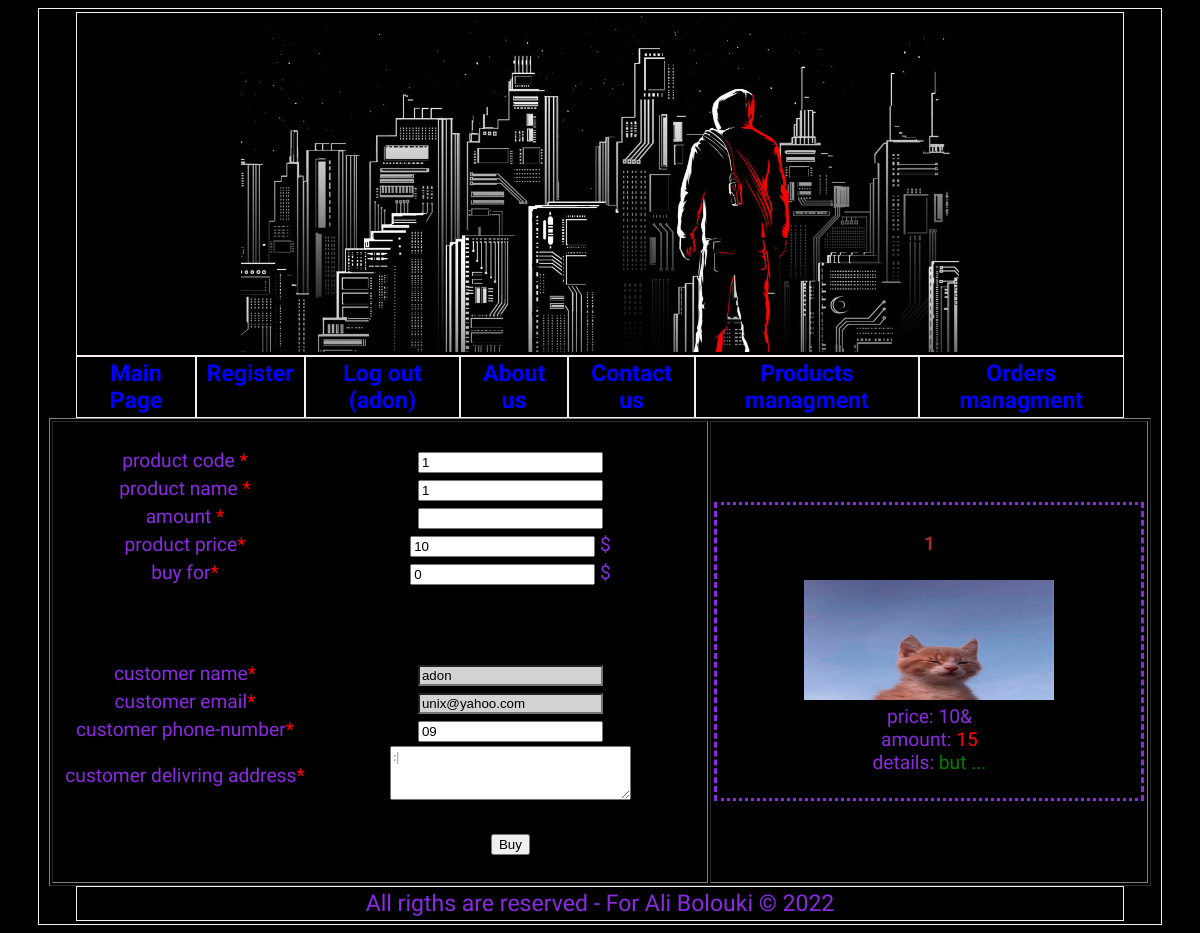
Page /order.php?id=1 (signed in) on the committed database.
### tables this page shows
CREATE TABLE `products` (
  `pro_code` int(10) NOT NULL,
  `pro_name` varchar(200) NOT NULL,
  `pro_qty` int(10) NOT NULL,
  `pro_price` float NOT NULL,
  `pro_image` varchar(80) NOT NULL,
  `pro_detail` text NOT NULL
);

CREATE TABLE `users` (
  `realname` varchar(80) NOT NULL,
  `username` varchar(30) NOT NULL,
  `password` varchar(20) NOT NULL,
  `email` varchar(60) NOT NULL,
  `type` int(1) NOT NULL
);

### order.php (the view, shortened to what this page needs)
<?php
include("includes/header.php");
$link = mysqli_connect("localhost","root","","shop");
$pro_code = 0;
if (isset($_GET['id'])) {
    $pro_code = $_GET['id'];
}
?>
<?php
$query = "select * from products where pro_code = '$pro_code' ";
$result = mysqli_query($link , $query);
?>
<form name="order" action="action_order.php" method="POST">
    <table style="width: 100%;" border="1px">
        <tr>
        <td style="width: 60%;">
        <?php
        if ($row = mysqli_fetch_array($result)) {
        ?>
        <br/>
        <table style="width: 100%; margin-left: auto; margin-right: auto;" border="0">
            <tr>
                <td style="width: 22%;">product code <span style="color: red;">*</span></td>
                <td style="width: 78%;"><input type="text" id="pro_code" name="pro_code" value="<?php echo($pro_code); ?>" readonly/></td>
            </tr>
            <tr>
                <td>product name <span style="color: red;">*</span></td>
                <td><input type="text" id="pro_name" name="pro_name" value="<?php echo ($row['pro_name']); ?>" readonly/></td>
            </tr>
            <tr>
                <td>amount  <span style="color: red;">*</span></td>
                <td><input type="text" style="text-align: left;" id="pro_qty" name="pro_qty" onchange="calc_price();"/></td>
            </tr>
            <tr>
                <td>product price<span style="color: red;">*</span></td>
                <td><input type="text" style="text-align: left;" id="pro_price" name="pro_price" value="<?php echo ($row['pro_price']); ?>" readonly/> $ </td>
            </tr>
            <tr>
                <td>buy for<span style="color: red;">*</span></td>
                <td><input type="text" style="text-align: left;" id="total_price" name="total_price" value="0" readonly/> $ </td>
            </tr>
            <?php
            $query = "select * from users where username = '{$_SESSION['username']}' ";
            $result = mysqli_query($link , $query);
            $user_row = mysqli_fetch_array($result);
            ?>
            <tr>
                <td><br/><br/><br/></td>
                <td></td>
            </tr>
            <tr>
                <td style="width: 40%;">customer name<span style="color: red;">*</span></td>
                <td style="width: 60%;">
                    <input type="text" style="background-color: lightgray;" id="realname" name="realname" value="<?php echo ($user_row['realname']) ?>" readonly/>
                </td>
            </tr>
            <tr>
                <td>customer email<span style="color: red;">*</span></td>
                <td>
                    <input type="text" style="background-color: lightgray; text-align: left;" id="eamil" name="eamil" value="<?php echo ($user_row['email']) ?>" readonly/>
                </td>
            </tr>
            <tr>
                <td>customer phone-number<span style="color: red;">*</span></td>
                <td>
                    <input type="text" style="text-align: left;" id="mobile" name="mobile" value="09"/>
                </td>
            </tr>
            <tr>
                <td>customer delivring address<span style="color: red;">*</span></td>
                <td>
                    <textarea style="font-family: tahome;" id="address" name="address" cols="30" rows="3" wrap="virtual" placeholder=":|"></textarea>
                </td>
            </tr>
            <tr>
                <td><br/><br/><br/></td>
                <td><input type="button" value="Buy" onclick="check_input();" /></td>
            </tr>
        </table>
        </td>
        <td>
    <table>
        <tr>
            <td style="border-style: dotted dashed; vertical-align: top; width: 33%;">
                <h4 style="color: brown;"><?php echo ($row['pro_name']) ?></h4>
                <img src="imgs/products/<?php echo ($row['pro_image']) ?>" width="250px" height="120px"/>
                <br/>
                price: <?php echo ($row['pro_price']) ?>&
                <br/>
                amount: <span style="color: red;"><?php echo ($row['pro_qty']) ?></span>
                <br/>
                details: <span style="color: green;">
                <?php
                $count = strlen($row['pro_detail']);
                echo (substr($row['pro_detail'],0,(int)($count/4)));
                ?>
                ...</span>
                <br/><br/>
            </td>
        </tr>
    </table>
</tr>
</table>
</form>
<?php
}
include("includes/footer.php");
?>

### style.css (style rules this page uses)
body { font-family: 'Supermercado One', cursive; background-color: #000000; color: blueviolet; text-align: center; }

### rows in the picture
products: pro_name "1", pro_price "10", pro_image (picture), pro_qty "15", substr($row['pro_detail'],0,(int)($count/4)) "but"
users: realname "adon", eamil "unix@yahoo.com"

### other values in the picture
$_SESSION["realname"] "adon"
